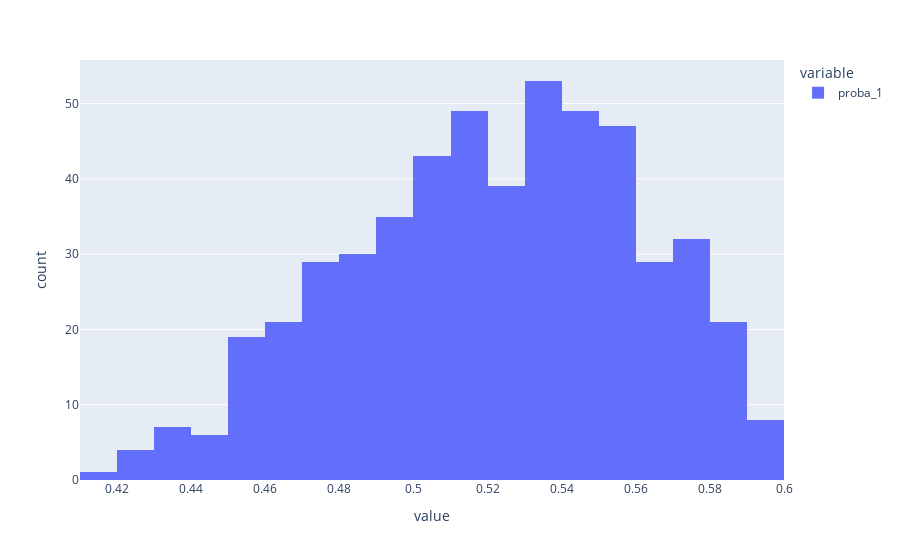

The notebook cell this image was saved under:
### Code cell
px.histogram(logit['proba_1'].dropna())

### Figure 1 — Plotly figure (JSON) as saved in the notebook; plotly's stock layout.template omitted (floating-point values rounded to 4 significant figures; data arrays with more than 128 entries replaced by an {"elided": "..."} marker saying what was removed)
{"data": [{"alignmentgroup": "True", "bingroup": "x", "hovertemplate": "variable=proba_1<br>value=%{x}<br>count=%{y}<extra></extra>", "legendgroup": "proba_1", "marker": {"color": "#636efa", "pattern": {"shape": ""}}, "name": "proba_1", "offsetgroup": "proba_1", "orientation": "v", "showlegend": true, "type": "histogram", "x": {"elided": "522 float values"}, "xaxis": "x", "yaxis": "y"}], "layout": {"autosize": true, "barmode": "relative", "legend": {"title": {"text": "variable"}, "tracegroupgap": 0}, "margin": {"t": 60}, "xaxis": {"anchor": "y", "autorange": true, "domain": [0, 1], "range": [0.41, 0.6], "title": {"text": "value"}, "type": "linear"}, "yaxis": {"anchor": "x", "autorange": true, "domain": [0, 1], "range": [0, 55.79], "title": {"text": "count"}}}}
